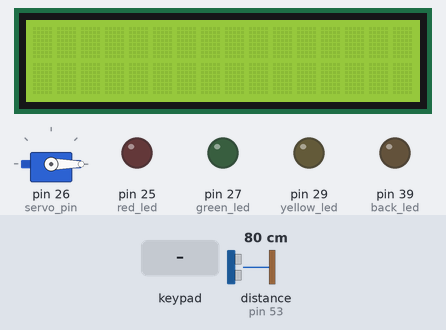
The sketch below on a simulated Arduino Mega 2560, built with avr-gcc and run on an emulated ATmega2560. On the bench: 16×2 character LCD, servo, output pins drawn as LEDs (lit = HIGH). The inputs (shaded band) are chosen by the test bench; at power-on: distance to the obstacle (sensor on pin 53) 80 cm. What the sketch prints to the serial monitor is not drawn.

Above: at 1.2 s.
1.3 s: distance to the obstacle (sensor on pin 53) set to 33 cm
2.8 s: distance to the obstacle (sensor on pin 53) set to 28 cm
At 3.6 s:
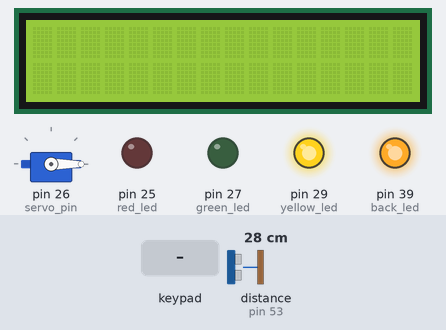
4.3 s: distance to the obstacle (sensor on pin 53) set to 35 cm
At 4.8 s:
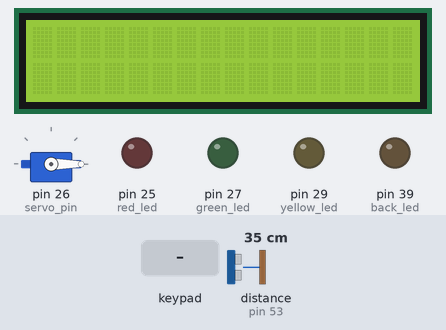
5.8 s: distance to the obstacle (sensor on pin 53) set to 2 cm
At 6.9 s:
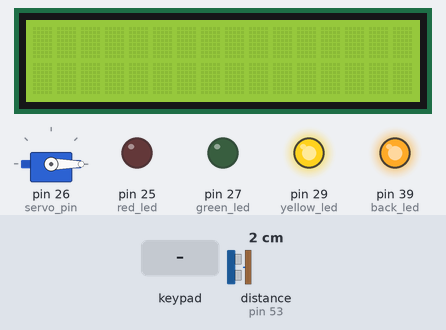
7.3 s: keypad keys 4 4 4 2 4 0 3 8 # pressed 0.4 s apart
At 10.9 s:
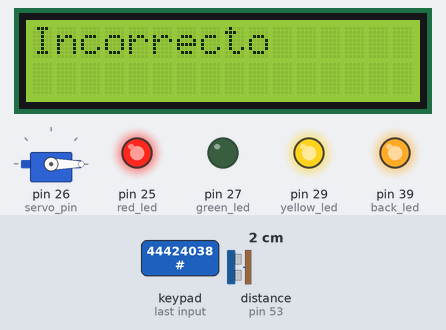
12.4 s: keypad keys 1 2 3 4 # pressed 0.4 s apart
At 14.6 s:
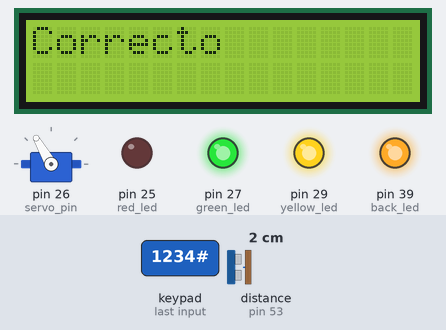
Timing chart, 0 to 25.5 s (numbered marks = the images above; inputs shaded):
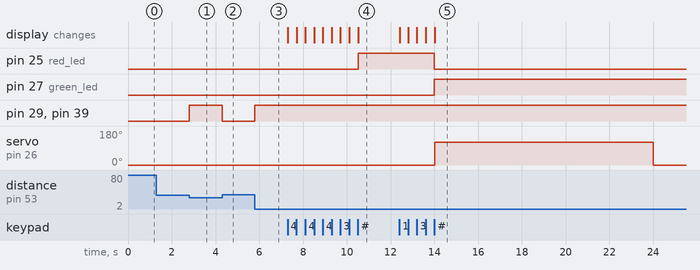

The sketch:

sketch_may09a.ino
```cpp
#include <Servo.h>

#include <LiquidCrystal.h>

#include <hcsr04.h>
#include <Keypad.h>

const int red_led = 25;
const int green_led = 27;
const int yellow_led = 29;

const int back_led = 39;

const int servo_pin = 26;

const byte ROWS = 4;
const byte COLS = 4;

char keys[ROWS][COLS] = {
  {'1','2','3','A'},
  {'4','5','6','B'},
  {'7','8','9','C'},
  {'*','0','#','D'}
};

byte rowPins[ROWS] = {44,42,40,38};
byte colPins[COLS] = {36,34,32,30};

Keypad kpd = Keypad(makeKeymap(keys), rowPins, colPins, ROWS, COLS );

HCSR04 hcsr04(51, 53, 20, 4000);

LiquidCrystal lcd(21, 20, 19,18,17,16,15,14, 2,3);

unsigned long last_door_opening = 0;
bool door_open = false;
Servo door_servo;

int password_buffer = 0;
int digits = 0;
int correct_password = 1234;

void open_door(){
  door_servo.write(120);
  last_door_opening = millis();
  door_open = true;
}

void close_door(){
  door_servo.write(0);
  door_open = false;
}

void newDigit(int digit){
  password_buffer = password_buffer*10+digit;
  Serial.println(digit);

  if(digits++ == 0)
    lcd.clear();

  lcd.blink();
  lcd.print("*");
}

void check_password(int password){
  lcd.noBlink();
  if(password == correct_password){
    digitalWrite(red_led, LOW);
    digitalWrite(green_led, HIGH);

    lcd.clear();
    lcd.print("Correcto");
    open_door();
  }
  else {
    lcd.clear();
    lcd.print("Incorrecto");
    digitalWrite(green_led, LOW);
    digitalWrite(red_led, HIGH);
  }
}

void resetDigits(){
  password_buffer = 0;
  digits = 0;
}

void enter(){
  Serial.print("Enter ");
  Serial.println(password_buffer);

  check_password(password_buffer);
  resetDigits();
}

void keypadEvent(KeypadEvent key){
  switch (kpd.getState()){
    case PRESSED:
      switch(key) {
        case '0':
        case '1':
        case '2':
        case '3':
        case '4':
        case '5':
        case '6':
        case '7':
        case '8':
        case '9':
          newDigit(key-'0');
          break;
        case 'A':
        case 'B':
        case 'C':
        case 'D':
        case '*':
        case '#':
          enter();
          break;
      }
      break;
  }
}

void setup() {
  Serial.begin(9600);

  pinMode(red_led, OUTPUT);
  pinMode(green_led, OUTPUT);
  pinMode(yellow_led, OUTPUT);
  pinMode(back_led, OUTPUT);

  kpd.addEventListener(keypadEvent);
  interrupts();
  lcd.begin(16,2);
  door_servo.attach(servo_pin);
  close_door();
}

void area_detection(int distance_mm){
  int hl = (distance_mm < 30*10) ? HIGH : LOW;

  if(hl == LOW){
    lcd.clear();
    digitalWrite(green_led, LOW);
    digitalWrite(red_led, LOW);
    resetDigits();
    close_door();
  }
  else {
    kpd.getKey();
  }

  digitalWrite(yellow_led, hl);
  digitalWrite(back_led, hl);
}

void loop() {
  int distance = hcsr04.distanceInMillimeters();

  area_detection(distance);
  if(door_open && millis() >= last_door_opening+10*1000){
    close_door();
  }
}
```

Measured:
- the behaviour switches between 30 and 29 cm on distance to the obstacle (sensor on pin 53) (found by bisection; images 0 and 1)
- after the input at 1.3 s, every drawn part: stays the same
- after the input at 2.8 s, pin 29 (yellow_led), pin 39 (back_led): LOW → HIGH at once
- after the input at 4.3 s, pin 29 (yellow_led), pin 39 (back_led): HIGH → LOW at once
- after the input at 5.8 s, pin 29 (yellow_led), pin 39 (back_led): LOW → HIGH at once
- after the input at 7.3 s, pin 25 (red_led): LOW → HIGH after 3.2 s; the display: first changes at once (image 4 shows a later state)
- after the input at 12.4 s, pin 25 (red_led): HIGH → LOW after 1.6 s; pin 27 (green_led): LOW → HIGH after 1.6 s; servo on pin 26 (servo_pin): 0° → 120° after 1.6 s, → 0° 10.0 s later; the display: first changes at once (image 5 shows a later state)
